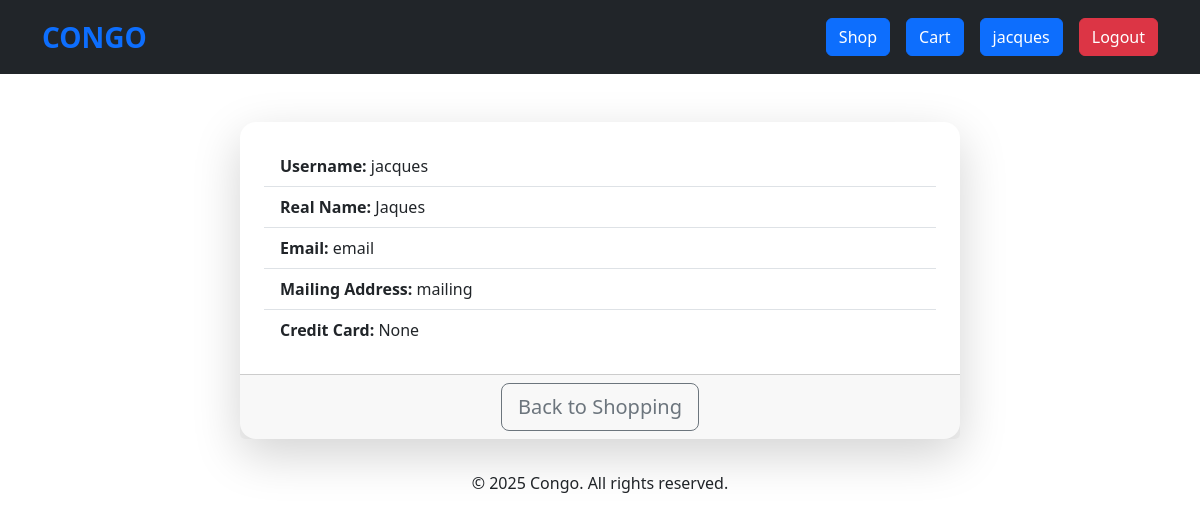
/user-info/ (signed in), run on the app's committed database.
### models.py (models this page shows, shortened)
class User(db.Model):
    id = db.Column(db.Integer, primary_key=True)
    username = db.Column(db.String(80), unique=True, nullable=False)
    realname = db.Column(db.String(200), unique=False, nullable=False)
    email = db.Column(db.String(120), unique=False, nullable=False)
    mailingaddress = db.Column(db.String(200), unique=False, nullable=False)
    creditcard = db.Column(db.String(20), unique=False, nullable=True)
    password = db.Column(db.String(200), unique=False, nullable=False)

### app.py (the view)
@app.route("/user-info/", methods=["GET"])
def show_user_detail():
    username = session["username"]
    user = User.query.filter_by(username=username).first()
    if user:
        return render_template("show_user.html", user=user)
    else:
        return f"There is no user named {username}."

### app.py (called while the page is built)
@app.before_request
def check_login():
    if (
        request.path == url_for("register_form")
        or request.path == url_for("login_form")
        or request.path == url_for("orders")
        or request.path == url_for("create_user")
        or request.path.startswith("/static/")
    ):
        pass
    elif "username" not in session:
        return redirect(url_for("login_form"))

@app.after_request
def add_no_cache_headers(response):
    response.headers["Cache-Control"] = "no-store, no-cache, must-revalidate, max-age=0"
    response.headers["Pragma"] = "no-cache"
    response.headers["Expires"] = "0"
    return response

### templates/show_user.html (shortened to what this page needs)
{% extends "base.html" %}
{% block content %}
  <div class="container mt-5">
    <div class="row justify-content-center">
      <div class="col-md-8">
        <div class="card shadow-lg border-0 rounded-4">
          <div class="card-body p-4">
            <ul class="list-group list-group-flush">
              <li class="list-group-item">
                <strong>Username:</strong> {{ user.username }}
              </li>
              <li class="list-group-item">
                <strong>Real Name:</strong> {{ user.realname }}<br />
              </li>
              <li class="list-group-item">
                <strong>Email:</strong> {{ user.email }}<br />
              </li>
              <li class="list-group-item">
                <strong>Mailing Address:</strong> {{ user.mailingaddress }}<br />
              </li>
              <li class="list-group-item">
                <strong>Credit Card:</strong> {{ user.creditcard }}<br />
              </li>
            </ul>
          </div>
          <div class="card-footer text-center">
            <a href="{{ url_for('show_items') }}" class="btn btn-outline-secondary btn-lg">
              Back to Shopping
            </a>
          </div>
        </div>
      </div>
    </div>
  </div>
{% endblock %}

### templates/navbar_macros.html
{% macro navbar() %}
<nav class="nav-container d-flex justify-content-center gap-3 py-3 bg-dark">
  <div class="container d-flex justify-content-between align-items-center">
    <a
      href="{{ url_for('show_items') }}"
      class="navbar-brand fw-bold fs-3 text-primary me-auto"
      >CONGO</a
    >
    <div class="d-flex justify-content-center gap-3">
      {% if "username" in session %}
      <a href="{{ url_for('show_items') }}" class="btn btn-primary">Shop</a>
      <a href="{{ url_for('show_cart') }}" class="btn btn-primary">Cart</a>
      <a href="{{ url_for('show_user_detail') }}" class="btn btn-primary"
        >{{ session["username"] }}</a
      >
      <a href="{{ url_for('logout') }}" class="btn btn-danger">Logout</a>
      {% else %}
      <a href="{{ url_for('login_form') }}" class="btn btn-success">Login</a>
      <a href="{{ url_for('register_form') }}" class="btn btn-warning"
        >Register</a
      >
      {% endif %}
    </div>
  </div>
</nav>
{% endmacro %}

### data on the page
User: username "jacques", realname "Jaques", email "email", mailingaddress "mailing", creditcard "None"
